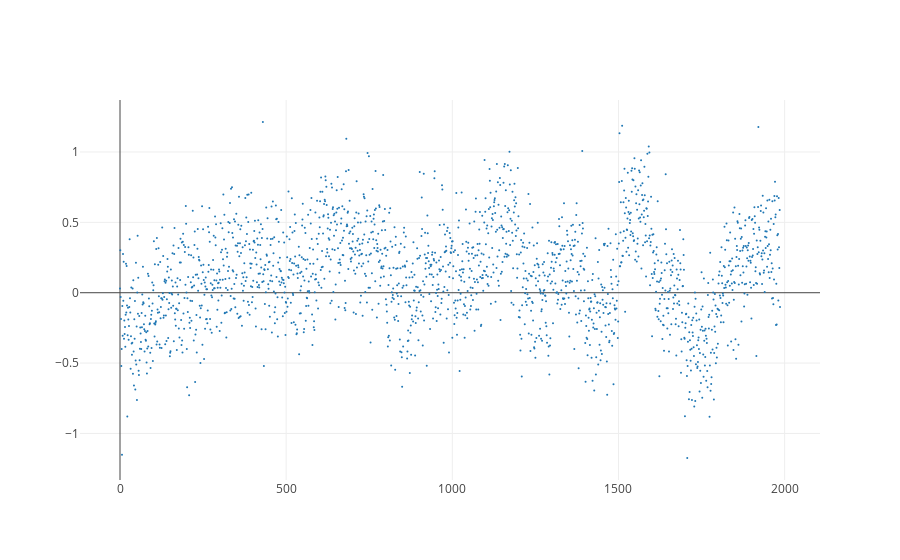

This figure's notebook cell:
### Code cell
mychart(np.array(range(Y[1000:].shape[0])), Y[1000:] - P[1000:])

### Figure 1 — Plotly figure (JSON) as saved in the notebook; plotly's stock layout.template omitted (floating-point values rounded to 4 significant figures; data arrays with more than 128 entries replaced by an {"elided": "..."} marker saying what was removed)
{"data": [{"marker": {"size": 2}, "mode": "markers", "type": "scatter", "x": {"elided": "1987 int values"}, "y": {"elided": "1987 float values"}}], "layout": {"yaxis": {"autorange": true}}}
